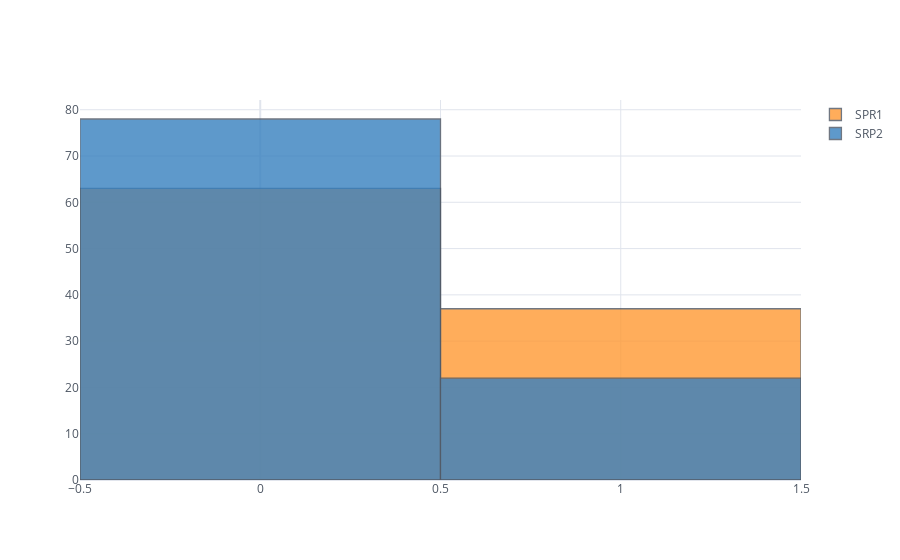

The cell this chart's notebook holds for it:
### Code cell
df_sarampion[['SPR1', 'SRP2']].iplot(kind='hist')

### Figure 1 — Plotly figure (JSON) as saved in the notebook; plotly's stock layout.template omitted (floating-point values rounded to 4 significant figures)
{"data": [{"histfunc": "count", "histnorm": "", "marker": {"color": "rgba(255, 153, 51, 1.0)", "line": {"color": "#4D5663", "width": 1.3}}, "name": "SPR1", "opacity": 0.8, "orientation": "v", "type": "histogram", "x": [0, 0, 0, 0, 1, 1, 0, 1, 0, 0, 0, 0, 0, 0, 0, 0, 0, 0, 0, 1, 0, 0, 1, 0, 1, 1, 1, 1, 0, 0, 1, 0, 1, 0, 0, 0, 1, 1, 0, 1, 0, 0, 0, 0, 0, 0, 0, 0, 1, 0, 0, 0, 1, 0, 0, 0, 1, 1, 1, 0, 0, 1, 0, 1, 1, 1, 0, 0, 1, 0, 1, 0, 1, 0, 0, 0, 1, 0, 1, 1, 1, 0, 1, 1, 0, 0, 0, 0, 0, 1, 0, 0, 0, 0, 1, 1, 1, 0, 0, 1]}, {"histfunc": "count", "histnorm": "", "marker": {"color": "rgba(55, 128, 191, 1.0)", "line": {"color": "#4D5663", "width": 1.3}}, "name": "SRP2", "opacity": 0.8, "orientation": "v", "type": "histogram", "x": [0, 0, 0, 0, 1, 1, 0, 0, 0, 0, 0, 0, 0, 0, 0, 0, 0, 0, 0, 0, 0, 0, 1, 0, 1, 0, 0, 1, 0, 0, 1, 0, 0, 0, 0, 0, 1, 1, 0, 1, 0, 0, 0, 0, 0, 0, 0, 0, 0, 0, 0, 0, 1, 0, 0, 0, 0, 1, 1, 0, 0, 1, 0, 1, 1, 1, 0, 0, 0, 0, 1, 0, 0, 0, 0, 0, 0, 0, 1, 1, 1, 0, 1, 0, 0, 0, 0, 0, 0, 0, 0, 0, 0, 0, 0, 0, 0, 0, 0, 1]}], "layout": {"barmode": "overlay", "legend": {"bgcolor": "#FFFFFF", "font": {"color": "#4D5663"}}, "paper_bgcolor": "#FFFFFF", "plot_bgcolor": "#FFFFFF", "title": {"font": {"color": "#4D5663"}}, "xaxis": {"gridcolor": "#E1E5ED", "showgrid": true, "tickfont": {"color": "#4D5663"}, "title": {"font": {"color": "#4D5663"}, "text": ""}, "zerolinecolor": "#E1E5ED"}, "yaxis": {"gridcolor": "#E1E5ED", "showgrid": true, "tickfont": {"color": "#4D5663"}, "title": {"font": {"color": "#4D5663"}, "text": ""}, "zerolinecolor": "#E1E5ED"}}}
